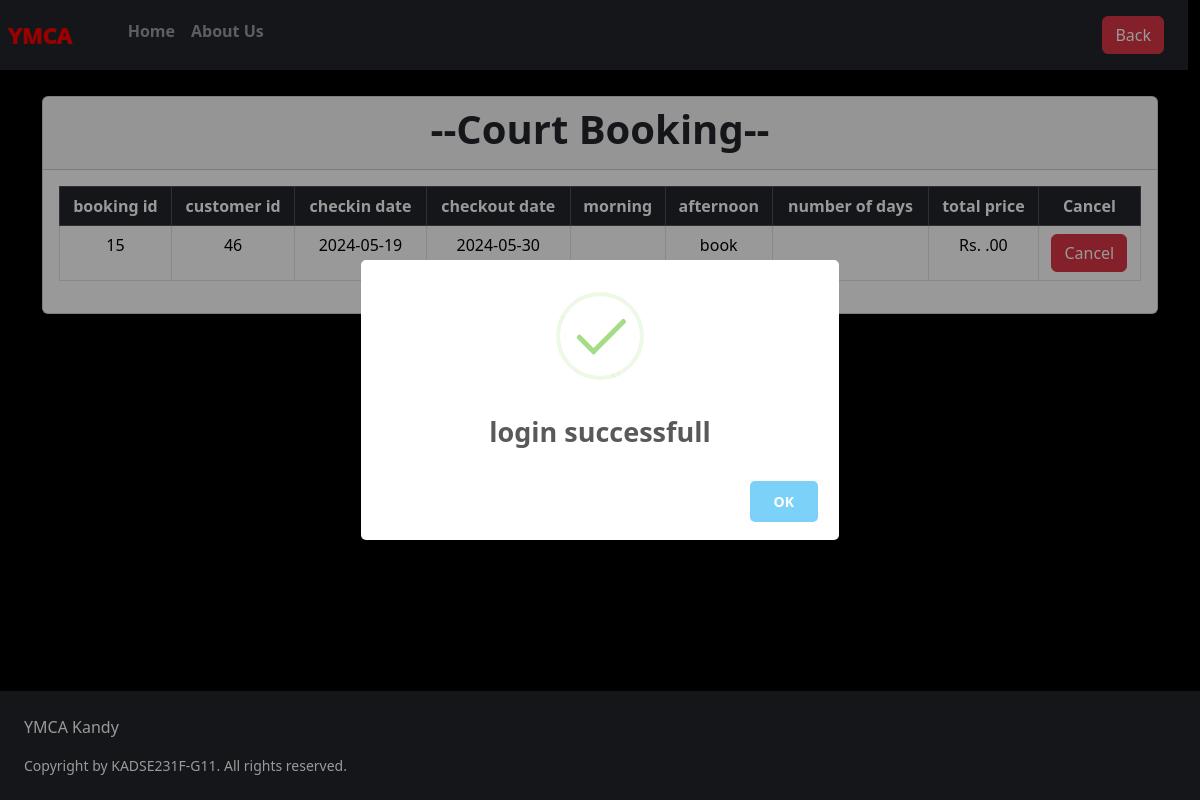
Before: /viewcourt.php (signed in) with the older database file.
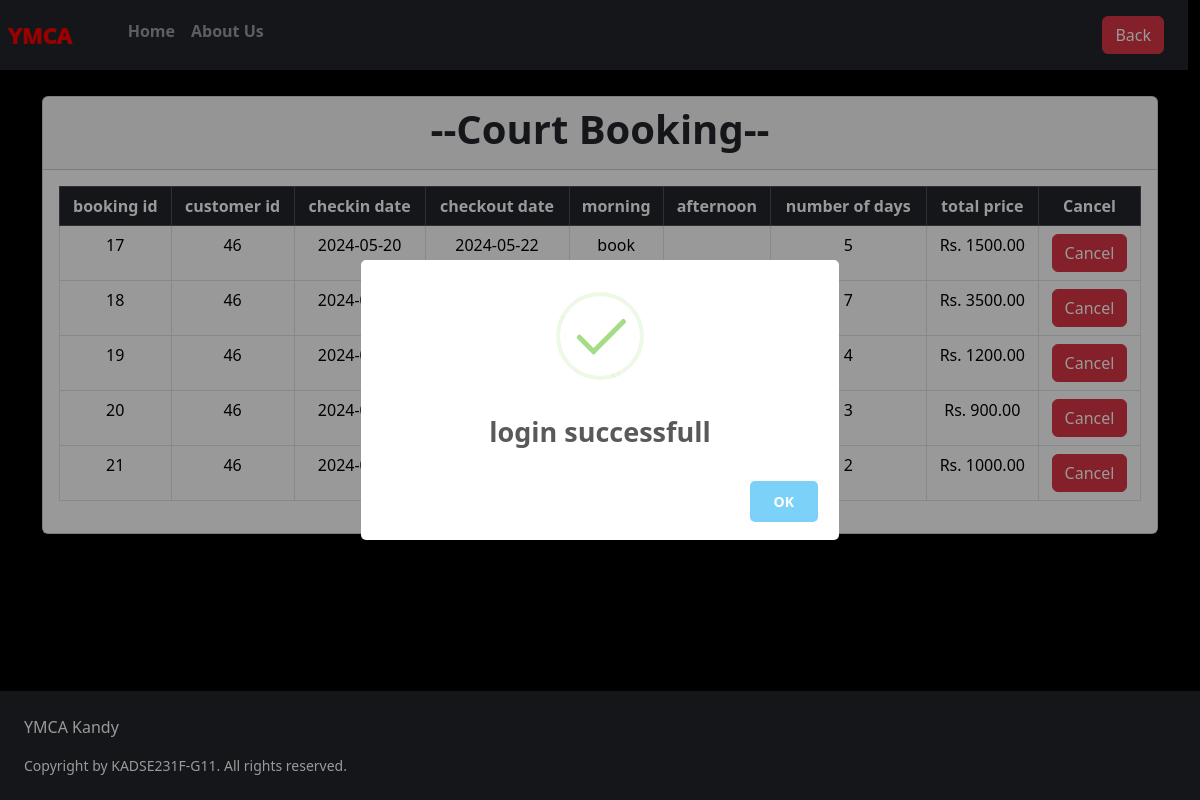
After: the same page with the newer database file.
### tables this page shows
CREATE TABLE `court_book` (
  `cbook_id` int(11) NOT NULL,
  `cus_id` int(11) NOT NULL,
  `checkin` date NOT NULL,
  `checkout` date NOT NULL,
  `morning` varchar(50) NOT NULL,
  `afternoon` varchar(100) NOT NULL,
  `days` int(10) NOT NULL,
  `price` int(20) NOT NULL
);

### viewcourt.php (the view, shortened to what this page needs)
<?php
    include_once('database/db_connection.php');
    $cusid=$_SESSION['cusid'];
    $query = "SELECT * FROM court_book WHERE cus_id='$cusid'";
    $res = mysqli_query($con,$query);
?>
<html>
<head>
    <link rel="stylesheet" href="styles/info.css" />
    <link href="library/css/bootstrap.css" rel="stylesheet" />
</head>
<body class="bg-black">
    <div class="row nav_bar bg-dark fixed-top">
        <div class="elements col-md-9 nav">
        <nav class="navbar navbar-expand-sm navbar-dark">
            <div class="container-fluid">
            <ul class="navbar-nav fw-bold">
                <li class="nav-item" style="padding-right: 40px">
                    <a class="nav-link" id="logo" href="home.php">YMCA</a>
                </li>
                <li class="nav-item">
                    <a class="nav-link" href="home.php">Home</a>
                </li>
                <li class="nav-item">
                    <a class="nav-link" href="aboutus.html">About Us</a>
                </li>
            </ul>
            </div>
        </nav>
        </div>
        <div class="elements col-md-3 acc d-flex align-items-center">
        <div class="container-fluid d-flex justify-content-end">
            <button type="button" id="back_btn" class="btn btn-danger">Back</button>
        </div>
        </div>
    </div>
    <div class="container mb-5">
        <div class="row mt-5">
            <div class="col">
                <div class="card mt-5">
                    <div class="card-header">
                        <h2 class="display-6 text-center fw-bolder">--Court Booking--</h2>
                    </div>
                    <div class="card-body">
                        <table class="table table-bordered text-center">
                            <tr class="table-dark">
                                <th>booking id</th>
                                <th>customer id</th>
                                <th>checkin date</th>
                                <th>checkout date</th>
                                <th>morning</th>
                                <th>afternoon</th>
                                <th>number of days</th>
                                <th>total price</th>
                                <th>Cancel</th>
                            </tr>
                            <tr>
                                <?php
                                    while($row = mysqli_fetch_assoc($res)){
                                        ?>
                                            <td><?php echo $row['cbook_id']; ?></td>
                                            <td><?php echo $row['cus_id']; ?></td>
                                            <td><?php echo $row['checkin']; ?></td>
                                            <td><?php echo $row['checkout']; ?></td>
                                            <td><?php echo $row['morning']; ?></td>
                                            <td><?php echo $row['afternoon']; ?></td>
                                            <td><?php echo $row['days']; ?></td>
                                            <td>Rs. <?php echo $row['price']; ?>.00</td>
                                            <td><a href="database/db_userdeletecourt.php?deleteid=<?php echo $row['cbook_id']; ?>" class="btn btn-danger">Cancel</a></td>
                                        </tr>
                                        <?php
                                    }
                                ?>
                        </table>
                    </div>
                </div>
            </div>
        </div>
    </div>
    <div class="p-4 bg-dark text-white fixed-bottom">
        <p class="foot_head">YMCA Kandy</p>
        <small>Copyright by KADSE231F-G11. All rights reserved.</small>
    </div>
</body>
</html>

Changed rows visible on the page:
removed court_book: cbook_id "15", cus "46", checkin "2024-05-19", checkout "2024-05-30", afternoon "book"
added court_book: cbook_id "17", cus "46", checkin "2024-05-20", checkout "2024-05-22", morning "book", days "5", price "1500"
added court_book: cbook_id "18", cus "46", checkin "2024-05-19", days "7", price "3500"
added court_book: cbook_id "19", cus "46", checkin "2024-05-21", days "4", price "1200"
added court_book: cbook_id "20", cus "46", checkin "2024-05-19", days "3", price "900"
added court_book: cbook_id "21", cus "46", checkin "2024-05-19", days "2", price "1000"
